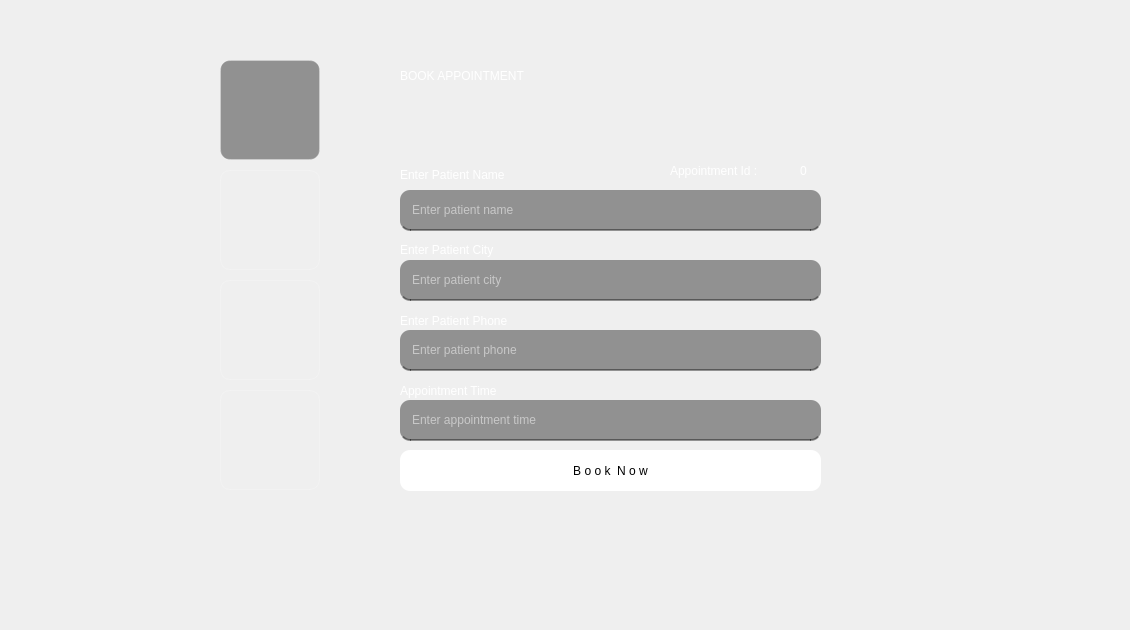
    <widget class="QWidget" name="tab_2">
     <attribute name="title">
      <string>Booking</string>
     </attribute>
     <widget class="QLabel" name="label_2">
      <property name="geometry">
       <rect>
        <x>0</x>
        <y>0</y>
        <width>1121</width>
        <height>621</height>
       </rect>
      </property>
      <property name="text">
       <string/>
      </property>
      <property name="pixmap">
       <pixmap>background3.png</pixmap>
      </property>
      <property name="scaledContents">
       <bool>true</bool>
      </property>
     </widget>
     <widget class="QPushButton" name="BookAppointmentIcon1">
      <property name="geometry">
       <rect>
        <x>220</x>
        <y>60</y>
        <width>100</width>
        <height>100</height>
       </rect>
      </property>
      <property name="styleSheet">
       <string notr="true">QPushButton#BookAppointmentIcon1{
border-radius:10px;
background-color:rgba(0,0,0,100);
border:1px solid rgba(255,255,255,50);
}

QPushButton#BookAppointmentIcon1:hover{
border-radius:10px;
border:2px solid rgba(255,255,255,100);
background-color:rgba(255,255,255,50);
}</string>
      </property>
      <property name="text">
       <string/>
      </property>
      <property name="icon">
       <iconset>
        <normaloff>1.png</normaloff>1.png</iconset>
      </property>
      <property name="iconSize">
       <size>
        <width>100</width>
        <height>100</height>
       </size>
      </property>
     </widget>
     <widget class="QPushButton" name="ReportsIcon1">
      <property name="geometry">
       <rect>
        <x>220</x>
        <y>280</y>
        <width>100</width>
        <height>100</height>
       </rect>
      </property>
      <property name="styleSheet">
       <string notr="true">QPushButton#ReportsIcon1{
border-radius:10px;
background-color:rgba(0,0,0,0);
border:1px solid rgba(255,255,255,50);
}

QPushButton#ReportsIcon1:hover{
border-radius:10px;
border:2px solid rgba(255,255,255,100);
background-color:rgba(255,255,255,50);
}</string>
      </property>
      <property name="text">
       <string/>
      </property>
      <property name="icon">
       <iconset>
        <normaloff>3.png</normaloff>3.png</iconset>
      </property>
      <property name="iconSize">
       <size>
        <width>100</width>
        <height>100</height>
       </size>
      </property>
     </widget>
     <widget class="QPushButton" name="ConsultDoctorIcon1">
      <property name="geometry">
       <rect>
        <x>220</x>
        <y>170</y>
        <width>100</width>
        <height>100</height>
       </rect>
      </property>
      <property name="styleSheet">
       <string notr="true">QPushButton#ConsultDoctorIcon1{
border-radius:10px;
background-color:rgba(0,0,0,0);
border:1px solid rgba(255,255,255,50);
}

QPushButton#ConsultDoctorIcon1:hover{
border-radius:10px;
border:2px solid rgba(255,255,255,100);
background-color:rgba(255,255,255,50);
}</string>
      </property>
      <property name="text">
       <string/>
      </property>
      <property name="icon">
       <iconset>
        <normaloff>2.png</normaloff>2.png</iconset>
      </property>
      <property name="iconSize">
       <size>
        <width>100</width>
        <height>100</height>
       </size>
      </property>
     </widget>
     <widget class="QPushButton" name="LogoutIcon1">
      <property name="geometry">
       <rect>
        <x>220</x>
        <y>390</y>
        <width>100</width>
        <height>100</height>
       </rect>
      </property>
      <property name="styleSheet">
       <string notr="true">QPushButton#LogoutIcon1{
border-radius:10px;
background-color:rgba(0,0,0,0);
border:1px solid rgba(255,255,255,50);
}

QPushButton#LogoutIcon1:hover{
border-radius:10px;
border:2px solid rgba(255,255,255,100);
background-color:rgba(255,255,255,50);
}</string>
      </property>
      <property name="text">
       <string/>
      </property>
      <property name="icon">
       <iconset>
        <normaloff>4.png</normaloff>4.png</iconset>
      </property>
      <property name="iconSize">
       <size>
        <width>100</width>
        <height>100</height>
       </size>
      </property>
     </widget>
     <widget class="QLineEdit" name="PatientAppointmentTime">
      <property name="geometry">
       <rect>
        <x>400</x>
        <y>400</y>
        <width>421</width>
        <height>41</height>
       </rect>
      </property>
      <property name="styleSheet">
       <string notr="true">QLineEdit#PatientAppointmentTime:hover{
background-color:rgba(0,0,0,120);
}

QLineEdit#PatientAppointmentTime{
background-color:rgba(0,0,0,100);
border-bottom:2px solid rgba(0,0,0,100);
color:rgba(255,255,255,255);
padding:10px;
font: 11pt &quot;MS Shell Dlg 2&quot;;
border-radius:10px;
}</string>
      </property>
      <property name="echoMode">
       <enum>QLineEdit::Normal</enum>
      </property>
      <property name="placeholderText">
       <string>Enter appointment time</string>
      </property>
     </widget>
     <widget class="QPushButton" name="BOOKAPPOINTMENT">
      <property name="geometry">
       <rect>
        <x>400</x>
        <y>450</y>
        <width>421</width>
        <height>41</height>
       </rect>
      </property>
      <property name="styleSheet">
       <string notr="true">QPushButton#BOOKAPPOINTMENT{
font: 87 10pt &quot;Segoe UI Black&quot;;
border-radius:10px;
background-color:white;
}

QPushButton#BOOKAPPOINTMENT:hover{
font: 87 8pt &quot;Segoe UI Black&quot;;
background-color: rgb(170, 255, 255);

color:block;
}
</string>
      </property>
      <property name="text">
       <string>B o o k  N o w</string>
      </property>
     </widget>
     <widget class="QLineEdit" name="PatientName">
      <property name="geometry">
       <rect>
        <x>400</x>
        <y>190</y>
        <width>421</width>
        <height>41</height>
       </rect>
      </property>
      <property name="styleSheet">
       <string notr="true">QLineEdit#PatientName:hover{
background-color:rgba(0,0,0,120);
}

QLineEdit#PatientName{
background-color:rgba(0,0,0,100);
border-bottom:2px solid rgba(0,0,0,100);
color:rgba(255,255,255,255);
padding:10px;
font: 11pt &quot;MS Shell Dlg 2&quot;;
border-radius:10px;
}</string>
      </property>
      <property name="echoMode">
       <enum>QLineEdit::Normal</enum>
      </property>
      <property name="placeholderText">
       <string>Enter patient name</string>
      </property>
     </widget>
     <widget class="QLabel" name="label_4">
      <property name="geometry">
       <rect>
        <x>400</x>
        <y>164</y>
        <width>171</width>
        <height>21</height>
       </rect>
      </property>
      <property name="styleSheet">
       <string notr="true">color:rgba(255,255,255,255);
font: 11pt &quot;MS Shell Dlg 2&quot;;
background-color: rgba(255, 255, 255, 0);
</string>
      </property>
      <property name="text">
       <string>Enter Patient Name</string>
      </property>
     </widget>
     <widget class="QLabel" name="label_5">
      <property name="geometry">
       <rect>
        <x>400</x>
        <y>239</y>
        <width>161</width>
        <height>21</height>
       </rect>
      </property>
      <property name="styleSheet">
       <string notr="true">color:rgba(255,255,255,255);
font: 11pt &quot;MS Shell Dlg 2&quot;;
background-color: rgba(255, 255, 255, 0);
</string>
      </property>
      <property name="text">
       <string>Enter Patient City</string>
      </property>
     </widget>
     <widget class="QLineEdit" name="PatientCity">
      <property name="geometry">
       <rect>
        <x>400</x>
        <y>260</y>
        <width>421</width>
        <height>41</height>
       </rect>
      </property>
      <property name="styleSheet">
       <string notr="true">QLineEdit#PatientCity:hover{
background-color:rgba(0,0,0,120);
}

QLineEdit#PatientCity{
background-color:rgba(0,0,0,100);
border-bottom:2px solid rgba(0,0,0,100);
color:rgba(255,255,255,255);
padding:10px;
font: 11pt &quot;MS Shell Dlg 2&quot;;
border-radius:10px;
}</string>
      </property>
      <property name="echoMode">
       <enum>QLineEdit::Normal</enum>
      </property>
      <property name="placeholderText">
       <string>Enter patient city</string>
      </property>
     </widget>
     <widget class="QLabel" name="label_6">
      <property name="geometry">
       <rect>
        <x>400</x>
        <y>310</y>
        <width>161</width>
        <height>21</height>
       </rect>
      </property>
      <property name="styleSheet">
       <string notr="true">color:rgba(255,255,255,255);
font: 11pt &quot;MS Shell Dlg 2&quot;;
background-color: rgba(255, 255, 255, 0);
</string>
      </property>
      <property name="text">
       <string>Enter Patient Phone</string>
      </property>
     </widget>
     <widget class="QLabel" name="label_7">
      <property name="geometry">
       <rect>
        <x>400</x>
        <y>380</y>
        <width>161</width>
        <height>21</height>
       </rect>
      </property>
      <property name="styleSheet">
       <string notr="true">color:rgba(255,255,255,255);
font: 11pt &quot;MS Shell Dlg 2&quot;;
background-color: rgba(255, 255, 255, 0);
</string>
      </property>
      <property name="text">
       <string>Appointment Time</string>
      </property>
     </widget>
     <widget class="QLabel" name="label_3">
      <property name="geometry">
       <rect>
        <x>400</x>
        <y>60</y>
        <width>451</width>
        <height>31</height>
       </rect>
      </property>
      <property name="styleSheet">
       <string notr="true">color: rgb(255, 255, 255);
font: 87 24pt &quot;Segoe UI Black&quot;;
background-color: rgba(255, 255, 255, 0);</string>
      </property>
      <property name="text">
       <string>BOOK APPOINTMENT</string>
      </property>
     </widget>
     <widget class="QLineEdit" name="PatientPhone">
      <property name="geometry">
       <rect>
        <x>400</x>
        <y>330</y>
        <width>421</width>
        <height>41</height>
       </rect>
      </property>
      <property name="styleSheet">
       <string notr="true">QLineEdit#PatientPhone:hover{
background-color:rgba(0,0,0,120);
}

QLineEdit#PatientPhone{
background-color:rgba(0,0,0,100);
border-bottom:2px solid rgba(0,0,0,100);
color:rgba(255,255,255,255);
padding:10px;
font: 11pt &quot;MS Shell Dlg 2&quot;;
border-radius:10px;
}</string>
      </property>
      <property name="echoMode">
       <enum>QLineEdit::Normal</enum>
      </property>
      <property name="placeholderText">
       <string>Enter patient phone</string>
      </property>
     </widget>
     <widget class="QLabel" name="AppointmentIdLabel">
      <property name="geometry">
       <rect>
        <x>800</x>
        <y>160</y>
        <width>21</width>
        <height>21</height>
       </rect>
      </property>
      <property name="styleSheet">
       <string notr="true">color:rgba(255,255,255,255);
font: 11pt &quot;MS Shell Dlg 2&quot;;
background-color: rgba(255, 255, 255, 0);
</string>
      </property>
      <property name="text">
       <string>0</string>
      </property>
     </widget>
     <widget class="QLabel" name="label_9">
      <property name="geometry">
       <rect>
        <x>670</x>
        <y>160</y>
        <width>131</width>
        <height>21</height>
       </rect>
      </property>
      <property name="styleSheet">
       <string notr="true">color:rgba(255,255,255,255);
font: 11pt &quot;MS Shell Dlg 2&quot;;
background-color: rgba(255, 255, 255, 0);
</string>
      </property>
      <property name="text">
       <string>Appointment Id :</string>
      </property>
     </widget>
     <widget class="QLabel" name="BOOKINFO">
      <property name="geometry">
       <rect>
        <x>400</x>
        <y>130</y>
        <width>221</width>
        <height>31</height>
       </rect>
      </property>
      <property name="styleSheet">
       <string notr="true">background-color: rgba(255, 255, 255, 0);
font: 75 16pt &quot;MS Shell Dlg 2&quot;;
color: rgb(255, 255, 255);</string>
      </property>
      <property name="text">
       <string/>
      </property>
     </widget>
    </widget>
